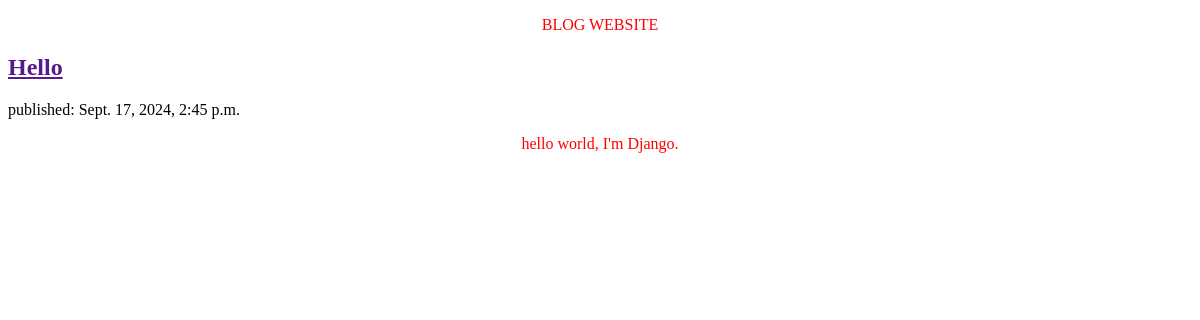
Before: / with the older database file.
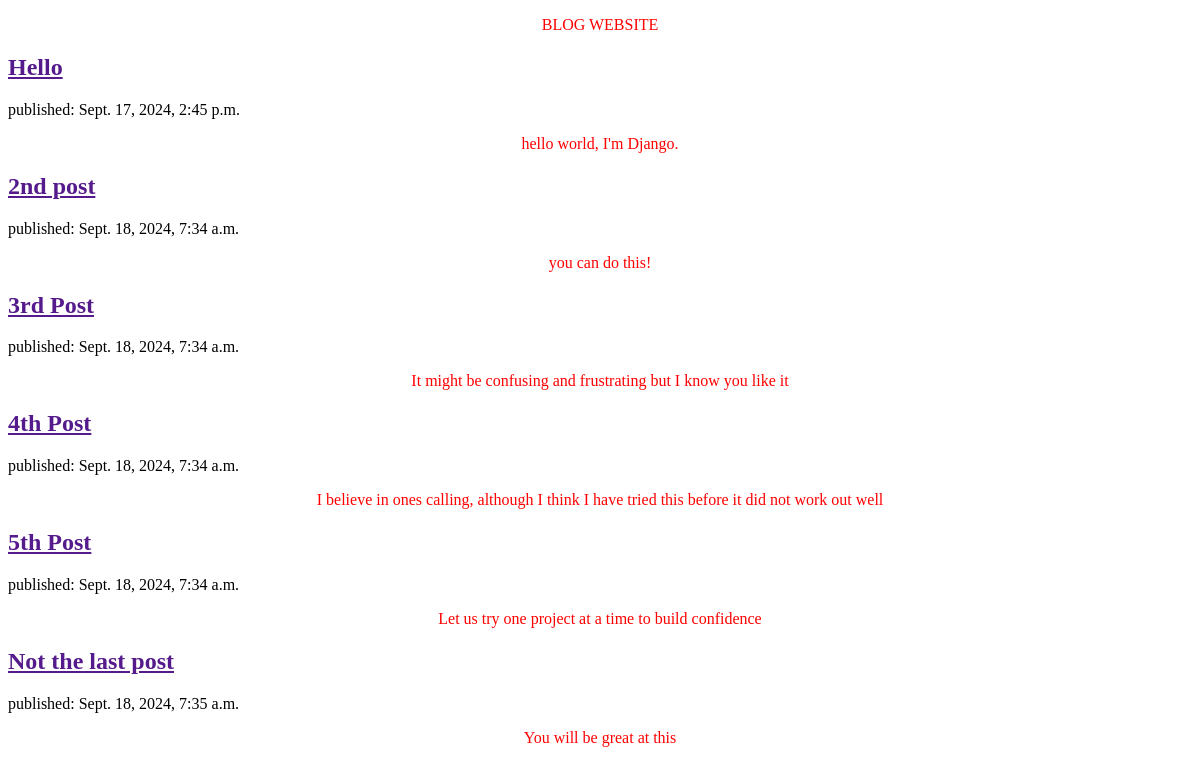
After: the same page with the newer database file.
### Tutorial/models.py (models this page shows, shortened)
class Post(models.Model):
    author = models.ForeignKey(settings.AUTH_USER_MODEL, on_delete=models.CASCADE)
    title = models.CharField(max_length=200)
    entry = models.TextField()
    created_date = models.DateTimeField(default=timezone.now)
    published_date = models.DateTimeField(blank=True, null=True)

### Tutorial/views.py (the view)
# urls.py: path('', views.post_list, name='post_list'),
def post_list(request):
    posts = Post.objects.filter(published_date__lte=timezone.now()).order_by('published_date')
    return render(request, 'index.html', {'posts': posts})

### Tutorial/templates/index.html (shortened to what this page needs)
{% extends 'base.html' %}
{% block content %}
    <p>
        BLOG WEBSITE
    </p>
    {% for post in posts %}
        <article>
            <h2> <a href=""> {{ post.title}} </a> </h2>
            <time> published: {{ post.published_date}} </time>
            <p> {{ post.entry|linebreaksbr }} </p>
        </article>
    {% endfor %}
{% endblock %}

### Tutorial/templates/base.html (shortened to what this page needs)
{% load static %}
<!DOCTYPE html>
<html>
    <head>
        <link rel="stylesheet" href="{% static 'styles/styles.css' %}">
    </head>
    <body>
        {% block content %} {% endblock %}
    </body>
</html>

### Tutorial/static/styles/styles.css (style rules this page uses)
p { text-align: center; color: red; }

Changed rows visible on the page:
added Post: title "2nd post", published_date "Sept. 18, 2024, 7:34 a.m.", entry "you can do this!"
added Post: title "3rd Post", published_date "Sept. 18, 2024, 7:34 a.m.", entry "It might be confusing and frustrating but I know you like it"
added Post: title "4th Post", published_date "Sept. 18, 2024, 7:34 a.m.", entry "I believe in ones calling, although I think I have tried this before it did not work out well"
added Post: title "5th Post", published_date "Sept. 18, 2024, 7:34 a.m.", entry "Let us try one project at a time to build confidence"
added Post: title "Not the last post", published_date "Sept. 18, 2024, 7:35 a.m.", entry "You will be great at this"
